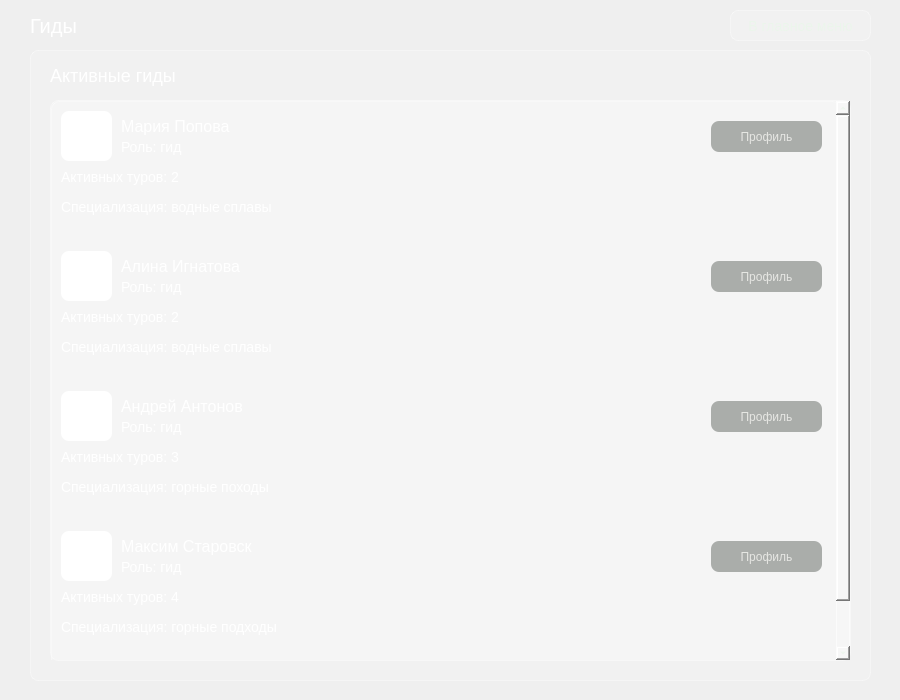
<?xml version="1.0" encoding="UTF-8"?>
<ui version="4.0">
 <class>Dialog</class>
 <widget class="QDialog" name="Dialog">
  <property name="geometry">
   <rect>
    <x>0</x>
    <y>0</y>
    <width>900</width>
    <height>700</height>
   </rect>
  </property>
  <property name="windowTitle">
   <string>Dialog</string>
  </property>
  <property name="styleSheet">
   <string notr="true">background-color: qlineargradient(spread:pad, x1:1, y1:1, x2:0, y2:0,
    stop:0 rgba(20, 65, 30, 255),
    stop:0.427447 rgba(35, 95, 55, 235),
    stop:1 rgba(110, 160, 90, 255));
</string>
  </property>
  <widget class="QLabel" name="label_Admin">
   <property name="geometry">
    <rect>
     <x>30</x>
     <y>10</y>
     <width>211</width>
     <height>31</height>
    </rect>
   </property>
   <property name="styleSheet">
    <string notr="true">background-color: none;
font-size: 20px;
border: none;
color: white;</string>
   </property>
   <property name="text">
    <string>Гиды</string>
   </property>
  </widget>
  <widget class="QFrame" name="frame_2">
   <property name="geometry">
    <rect>
     <x>30</x>
     <y>50</y>
     <width>841</width>
     <height>631</height>
    </rect>
   </property>
   <property name="styleSheet">
    <string notr="true">background-color: rgba(255, 255, 255, 0.15);
color: rgb(235, 245, 235);
border: 1px solid rgba(255, 255, 255, 0.35);
border-radius: 8px</string>
   </property>
   <property name="frameShape">
    <enum>QFrame::Shape::StyledPanel</enum>
   </property>
   <property name="frameShadow">
    <enum>QFrame::Shadow::Raised</enum>
   </property>
   <widget class="QLabel" name="label_5">
    <property name="geometry">
     <rect>
      <x>20</x>
      <y>10</y>
      <width>231</width>
      <height>31</height>
     </rect>
    </property>
    <property name="styleSheet">
     <string notr="true">background-color: none;
font-size: 18px;
border: none;
color: white;</string>
    </property>
    <property name="text">
     <string>Активные гиды</string>
    </property>
   </widget>
   <widget class="QScrollArea" name="scrollArea_2">
    <property name="enabled">
     <bool>true</bool>
    </property>
    <property name="geometry">
     <rect>
      <x>20</x>
      <y>50</y>
      <width>801</width>
      <height>561</height>
     </rect>
    </property>
    <property name="horizontalScrollBarPolicy">
     <enum>Qt::ScrollBarPolicy::ScrollBarAlwaysOff</enum>
    </property>
    <property name="widgetResizable">
     <bool>false</bool>
    </property>
    <widget class="QWidget" name="scrollAreaWidgetContents_3">
     <property name="enabled">
      <bool>true</bool>
     </property>
     <property name="geometry">
      <rect>
       <x>0</x>
       <y>0</y>
       <width>790</width>
       <height>610</height>
      </rect>
     </property>
     <widget class="QLabel" name="label_ActiveTours_2">
      <property name="geometry">
       <rect>
        <x>10</x>
        <y>60</y>
        <width>201</width>
        <height>31</height>
       </rect>
      </property>
      <property name="styleSheet">
       <string notr="true">background-color: none;
font-size: 14px;
border: none;
color: white;</string>
      </property>
      <property name="text">
       <string>Активных туров: 2</string>
      </property>
     </widget>
     <widget class="QLabel" name="label_Specialization_2">
      <property name="geometry">
       <rect>
        <x>10</x>
        <y>90</y>
        <width>421</width>
        <height>31</height>
       </rect>
      </property>
      <property name="styleSheet">
       <string notr="true">background-color: none;
font-size: 14px;
border: none;
color: white;</string>
      </property>
      <property name="text">
       <string>Специализация: водные сплавы</string>
      </property>
     </widget>
     <widget class="QLabel" name="label_ImageGuide_2">
      <property name="geometry">
       <rect>
        <x>10</x>
        <y>10</y>
        <width>51</width>
        <height>50</height>
       </rect>
      </property>
      <property name="styleSheet">
       <string notr="true">background-color: white;
border: none;</string>
      </property>
      <property name="text">
       <string/>
      </property>
     </widget>
     <widget class="QLabel" name="label_GuideName_5">
      <property name="geometry">
       <rect>
        <x>70</x>
        <y>10</y>
        <width>131</width>
        <height>31</height>
       </rect>
      </property>
      <property name="styleSheet">
       <string notr="true">background-color: none;
font-size: 16px;
border: none;
color: white;</string>
      </property>
      <property name="text">
       <string>Мария Попова</string>
      </property>
     </widget>
     <widget class="QLabel" name="label_Role_4">
      <property name="geometry">
       <rect>
        <x>70</x>
        <y>30</y>
        <width>101</width>
        <height>31</height>
       </rect>
      </property>
      <property name="styleSheet">
       <string notr="true">background-color: none;
font-size: 14px;
border: none;
color: white;</string>
      </property>
      <property name="text">
       <string>Роль: гид</string>
      </property>
     </widget>
     <widget class="QPushButton" name="pushButton_Profile_4">
      <property name="geometry">
       <rect>
        <x>660</x>
        <y>20</y>
        <width>111</width>
        <height>31</height>
       </rect>
      </property>
      <property name="styleSheet">
       <string notr="true">background-color: rgba(110, 115, 110, 140);
color: rgba(235, 235, 232, 235);
border: none;
border-radius: 8px;
padding: 8px 18px;</string>
      </property>
      <property name="text">
       <string>Профиль</string>
      </property>
     </widget>
     <widget class="QPushButton" name="pushButton_Profile_5">
      <property name="geometry">
       <rect>
        <x>660</x>
        <y>160</y>
        <width>111</width>
        <height>31</height>
       </rect>
      </property>
      <property name="styleSheet">
       <string notr="true">background-color: rgba(110, 115, 110, 140);
color: rgba(235, 235, 232, 235);
border: none;
border-radius: 8px;
padding: 8px 18px;</string>
      </property>
      <property name="text">
       <string>Профиль</string>
      </property>
     </widget>
     <widget class="QLabel" name="label_Specialization_3">
      <property name="geometry">
       <rect>
        <x>10</x>
        <y>230</y>
        <width>421</width>
        <height>31</height>
       </rect>
      </property>
      <property name="styleSheet">
       <string notr="true">background-color: none;
font-size: 14px;
border: none;
color: white;</string>
      </property>
      <property name="text">
       <string>Специализация: водные сплавы</string>
      </property>
     </widget>
     <widget class="QLabel" name="label_ImageGuide_3">
      <property name="geometry">
       <rect>
        <x>10</x>
        <y>150</y>
        <width>51</width>
        <height>50</height>
       </rect>
      </property>
      <property name="styleSheet">
       <string notr="true">background-color: white;
border: none;</string>
      </property>
      <property name="text">
       <string/>
      </property>
     </widget>
     <widget class="QLabel" name="label_GuideName_6">
      <property name="geometry">
       <rect>
        <x>70</x>
        <y>150</y>
        <width>131</width>
        <height>31</height>
       </rect>
      </property>
      <property name="styleSheet">
       <string notr="true">background-color: none;
font-size: 16px;
border: none;
color: white;</string>
      </property>
      <property name="text">
       <string>Алина Игнатова</string>
      </property>
     </widget>
     <widget class="QLabel" name="label_ActiveTours_3">
      <property name="geometry">
       <rect>
        <x>10</x>
        <y>200</y>
        <width>201</width>
        <height>31</height>
       </rect>
      </property>
      <property name="styleSheet">
       <string notr="true">background-color: none;
font-size: 14px;
border: none;
color: white;</string>
      </property>
      <property name="text">
       <string>Активных туров: 2</string>
      </property>
     </widget>
     <widget class="QLabel" name="label_Role_5">
      <property name="geometry">
       <rect>
        <x>70</x>
        <y>170</y>
        <width>101</width>
        <height>31</height>
       </rect>
      </property>
      <property name="styleSheet">
       <string notr="true">background-color: none;
font-size: 14px;
border: none;
color: white;</string>
      </property>
      <property name="text">
       <string>Роль: гид</string>
      </property>
     </widget>
     <widget class="QPushButton" name="pushButton_Profile_6">
      <property name="geometry">
       <rect>
        <x>660</x>
        <y>300</y>
        <width>111</width>
        <height>31</height>
       </rect>
      </property>
      <property name="styleSheet">
       <string notr="true">background-color: rgba(110, 115, 110, 140);
color: rgba(235, 235, 232, 235);
border: none;
border-radius: 8px;
padding: 8px 18px;</string>
      </property>
      <property name="text">
       <string>Профиль</string>
      </property>
     </widget>
     <widget class="QLabel" name="label_ActiveTours_4">
      <property name="geometry">
       <rect>
        <x>10</x>
        <y>340</y>
        <width>201</width>
        <height>31</height>
       </rect>
      </property>
      <property name="styleSheet">
       <string notr="true">background-color: none;
font-size: 14px;
border: none;
color: white;</string>
      </property>
      <property name="text">
       <string>Активных туров: 3</string>
      </property>
     </widget>
     <widget class="QLabel" name="label_ImageGuide_4">
      <property name="geometry">
       <rect>
        <x>10</x>
        <y>290</y>
        <width>51</width>
        <height>50</height>
       </rect>
      </property>
      <property name="styleSheet">
       <string notr="true">background-color: white;
border: none;</string>
      </property>
      <property name="text">
       <string/>
      </property>
     </widget>
     <widget class="QLabel" name="label_GuideName_7">
      <property name="geometry">
       <rect>
        <x>70</x>
        <y>290</y>
        <width>131</width>
        <height>31</height>
       </rect>
      </property>
      <property name="styleSheet">
       <string notr="true">background-color: none;
font-size: 16px;
border: none;
color: white;</string>
      </property>
      <property name="text">
       <string>Андрей Антонов</string>
      </property>
     </widget>
     <widget class="QLabel" name="label_Role_6">
      <property name="geometry">
       <rect>
        <x>70</x>
        <y>310</y>
        <width>101</width>
        <height>31</height>
       </rect>
      </property>
      <property name="styleSheet">
       <string notr="true">background-color: none;
font-size: 14px;
border: none;
color: white;</string>
      </property>
      <property name="text">
       <string>Роль: гид</string>
      </property>
     </widget>
     <widget class="QLabel" name="label_Specialization_4">
      <property name="geometry">
       <rect>
        <x>10</x>
        <y>370</y>
        <width>451</width>
        <height>31</height>
       </rect>
      </property>
      <property name="styleSheet">
       <string notr="true">background-color: none;
font-size: 14px;
border: none;
color: white;</string>
      </property>
      <property name="text">
       <string>Специализация: горные походы</string>
      </property>
     </widget>
     <widget class="QPushButton" name="pushButton_Profile_7">
      <property name="geometry">
       <rect>
        <x>660</x>
        <y>440</y>
        <width>111</width>
        <height>31</height>
       </rect>
      </property>
      <property name="styleSheet">
       <string notr="true">background-color: rgba(110, 115, 110, 140);
color: rgba(235, 235, 232, 235);
border: none;
border-radius: 8px;
padding: 8px 18px;</string>
      </property>
      <property name="text">
       <string>Профиль</string>
      </property>
     </widget>
     <widget class="QLabel" name="label_Specialization_5">
      <property name="geometry">
       <rect>
        <x>10</x>
        <y>510</y>
        <width>461</width>
        <height>31</height>
       </rect>
      </property>
      <property name="styleSheet">
       <string notr="true">background-color: none;
font-size: 14px;
border: none;
color: white;</string>
      </property>
      <property name="text">
       <string>Специализация: горные подходы</string>
      </property>
     </widget>
     <widget class="QLabel" name="label_Role_7">
      <property name="geometry">
       <rect>
        <x>70</x>
        <y>450</y>
        <width>101</width>
        <height>31</height>
       </rect>
      </property>
      <property name="styleSheet">
       <string notr="true">background-color: none;
font-size: 14px;
border: none;
color: white;</string>
      </property>
      <property name="text">
       <string>Роль: гид</string>
      </property>
     </widget>
     <widget class="QLabel" name="label_GuideName_8">
      <property name="geometry">
       <rect>
        <x>70</x>
        <y>430</y>
        <width>131</width>
        <height>31</height>
       </rect>
      </property>
      <property name="styleSheet">
       <string notr="true">background-color: none;
font-size: 16px;
border: none;
color: white;</string>
      </property>
      <property name="text">
       <string>Максим Старовский</string>
      </property>
     </widget>
     <widget class="QLabel" name="label_ImageGuide_5">
      <property name="geometry">
       <rect>
        <x>10</x>
        <y>430</y>
        <width>51</width>
        <height>50</height>
       </rect>
      </property>
      <property name="styleSheet">
       <string notr="true">background-color: white;
border: none;</string>
      </property>
      <property name="text">
       <string/>
      </property>
     </widget>
     <widget class="QLabel" name="label_ActiveTours_5">
      <property name="geometry">
       <rect>
        <x>10</x>
        <y>480</y>
        <width>201</width>
        <height>31</height>
       </rect>
      </property>
      <property name="styleSheet">
       <string notr="true">background-color: none;
font-size: 14px;
border: none;
color: white;</string>
      </property>
      <property name="text">
       <string>Активных туров: 4</string>
      </property>
     </widget>
    </widget>
   </widget>
  </widget>
  <widget class="QPushButton" name="pushButton_Logout">
   <property name="geometry">
    <rect>
     <x>730</x>
     <y>10</y>
     <width>141</width>
     <height>31</height>
    </rect>
   </property>
   <property name="styleSheet">
    <string notr="true">background-color: rgba(255, 255, 255, 0.15);
color: rgb(235, 245, 235);
border: 1px solid rgba(255, 255, 255, 0.35);
border-radius: 8px;
font-size: 14px;</string>
   </property>
   <property name="text">
    <string>В главное меню</string>
   </property>
  </widget>
 </widget>
 <resources/>
 <connections/>
</ui>
